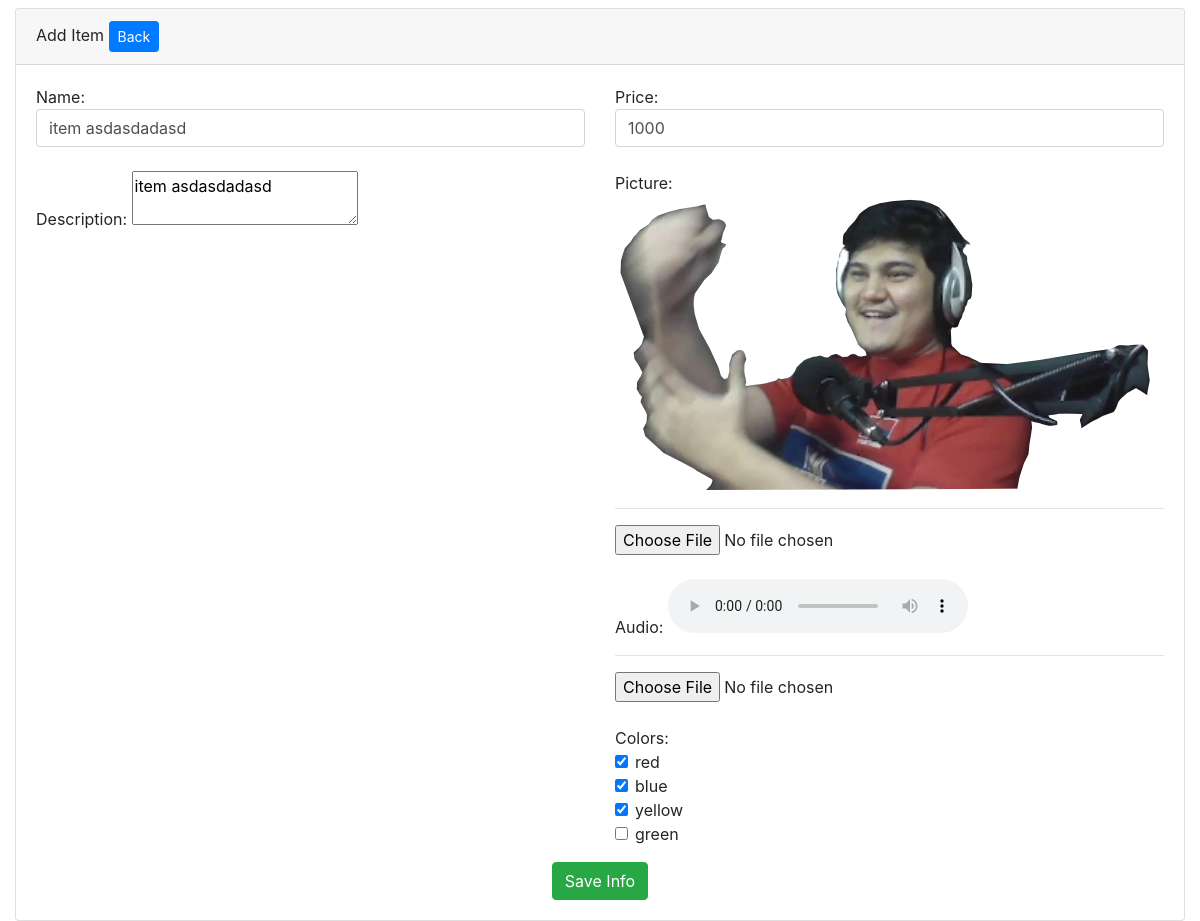
The app's page /edit.php?id=2, older data.
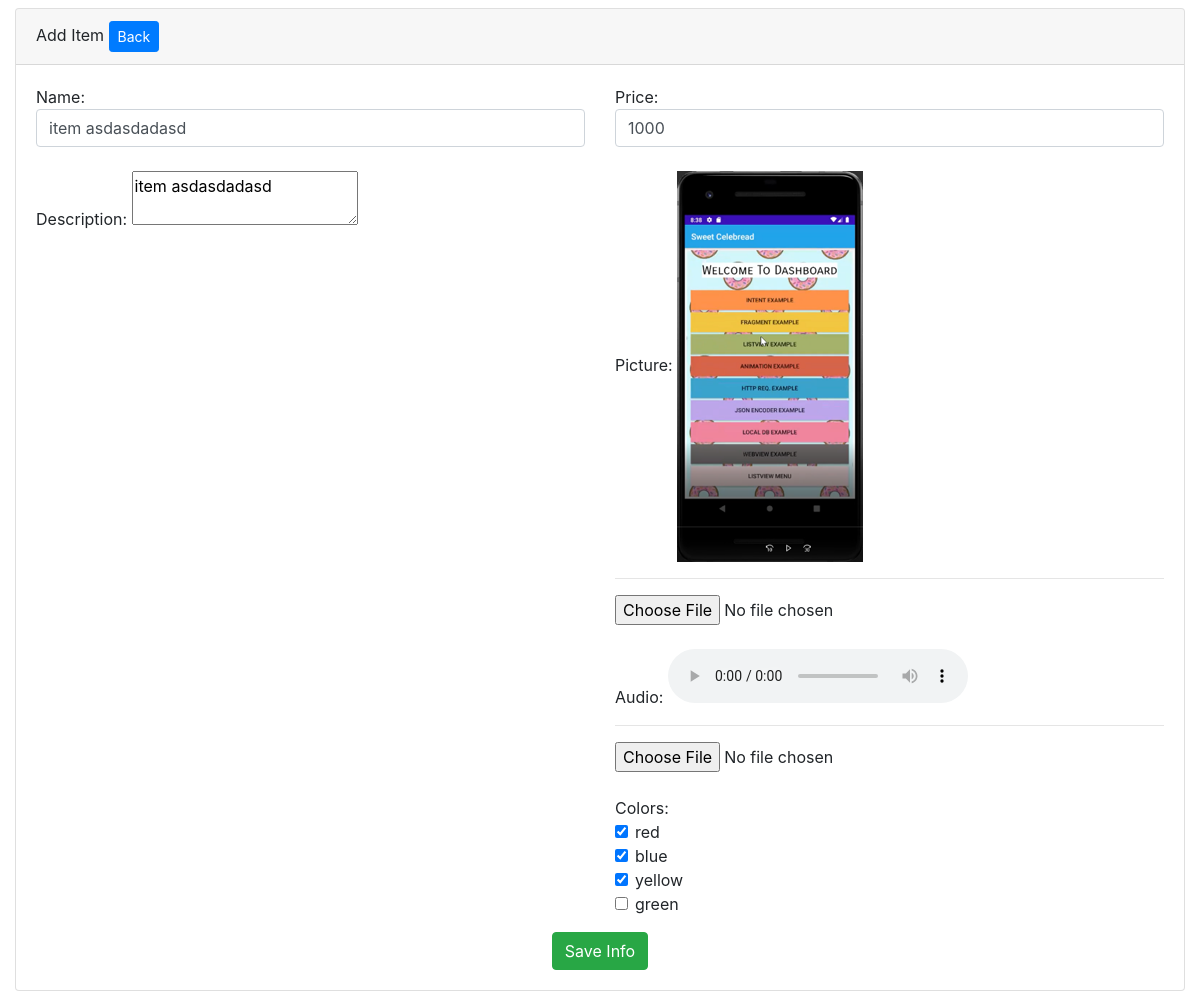
The same page, newer data.
### tables this page shows
CREATE TABLE `items` (
  `i_id` int(11) NOT NULL,
  `i_name` varchar(255) NOT NULL,
  `i_description` text NOT NULL,
  `i_date` date NOT NULL,
  `i_picture` varchar(255) NOT NULL,
  `i_price` double NOT NULL,
  `i_colors` varchar(100) NOT NULL,
  `i_url` varchar(1000) NOT NULL
);

### edit.php (the view, shortened to what this page needs)
<?php
$conn = mysqli_connect("127.0.0.1", "root", "", "druddb");
?>
<!DOCTYPE html>
<html lang="en">
<head>
	<link rel="stylesheet" href="https://cdn.jsdelivr.net/npm/bootstrap@4.6.2/dist/css/bootstrap.min.css">
</head>
<body>
<div class="container-fluid">
	<div class="row">
		<div class="col-md-12">
			<div class="card mt-2">
				<div class="card-header">
					Add Item
					<a href="index.php" class="btn btn-primary btn-sm">
						Back
					</a>
				</div>
				<div class="card-body">
					<?php
					$id = (int)$_GET["id"];
					$q = mysqli_query($conn, "SELECT * FROM items WHERE i_id = '{$id}'");
					$n = mysqli_num_rows($q);
					if($n > 0){
						$r = mysqli_fetch_array($q);
				?>
					<form action="" method="POST" enctype="multipart/form-data">
						<div class="row">
							<div class="col-md-6">
								Name:
								<input type="text" name="name" class="form-control" placeholder="Name" value="<?= $r["i_name"] ?>" /><br />
								Description:
								<textarea id="editor" name="description"><?= htmlspecialchars_decode($r["i_description"]) ?></textarea><br />
							</div>
							<div class="col-md-6">
								Price:
								<input type="text" name="price" value="<?= $r["i_price"] ?>" class="form-control" placeholder="0.00" /><br />
								Picture:
								<img class="img img-fluid" src="./uploads/<?= $r["i_picture"] ?>" />
								<hr />
								<input type="file" name="picture" /><br /><br />
								Audio:
								<audio controls>
									<source src="./uploads/<?= $r["i_picture"] ?>" />
								</audio>
								<hr />
								<input type="file" name="audio" /><br /><br />
								<?PHP
									$colors = explode(",", $r["i_colors"]);
								?>
								Colors:<br />
								<div class="form-check">
									<label class="form-check-label">
										<input type="checkbox" name="colors[]" <?= in_array("red", $colors) ? "checked" : "" ?> class="form-check-input" value="red"> red
									</label>
								</div>
								<div class="form-check">
									<label class="form-check-label">
										<input type="checkbox" <?= in_array("blue", $colors) ? "checked" : "" ?> name="colors[]" class="form-check-input" value="blue"> blue
									</label>
								</div>
								<div class="form-check">
									<label class="form-check-label">
										<input type="checkbox" <?= in_array("yellow", $colors) ? "checked" : "" ?> name="colors[]" class="form-check-input" value="yellow"> yellow
									</label>
								</div>
								<div class="form-check">
									<label class="form-check-label">
										<input type="checkbox" <?= in_array("green", $colors) ? "checked" : "" ?> name="colors[]" class="form-check-input" value="green"> green
									</label>
								</div>
							</div>
							<div class="col-md-12 text-center pt-3">
								<button name="edit" class="btn btn-success">
									Save Info
								</button>
							</div>
						</div>
					</form>
				<?PHP
					}
				?>
				</div>
			</div>
		</diV>
	</div>
</div>
</body>
</html>

Row changes from the older to the newer data that the page shows:
changed items "item asdasdadasd": i_picture: a different picture
